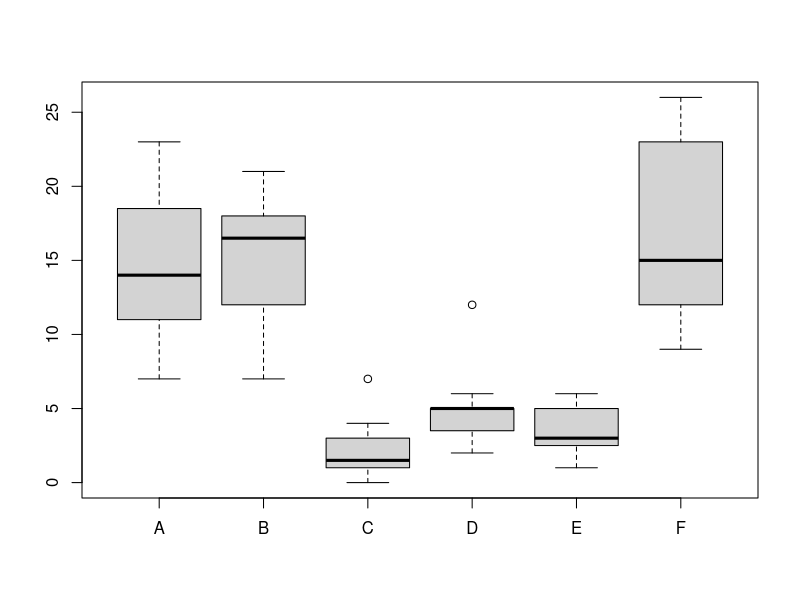
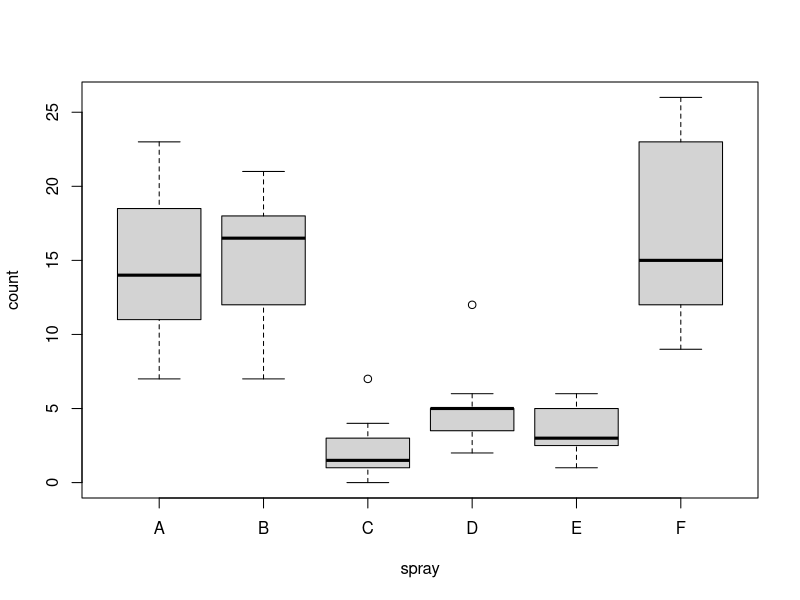

These charts were generated, in order, by the following R code: (Note: this script raises an error after producing the figures.)
head(InsectSprays)
a <- InsectSprays 

count <- a[,1]
spray <- a[,2]

boxplot(split(count,spray))

boxplot(count ~ spray)


library(dplyr)
install.packages("UsingR")
data(nym.2002, package ="UsingR")

head(nym.2002)
names(nym.2002)

gender <- nym.2002[,2]
time <- nym.2002[,5]



data1 <- filter(nym.2002,gender == "Female") %>% select(time) %>% unlist
data2 <- filter(nym.2002,gender == "Male") %>% select(time) %>% unlist

par(mfrow = c(1,3))
boxplot(time ~ gender)
hist(data1, main = "Female")
hist(data2, main = "Male")
mean(data1[,1])
mean(data2[,1])


mypar(1,3)
males <- filter(nym.2002, gender=="Male") %>% select(time) %>% unlist
females <- filter(nym.2002, gender=="Female") %>% select(time) %>% unlist
boxplot(females, males)
hist(females,xlim=c(range( nym.2002$time)))
hist(males,xlim=c(range( nym.2002$time)))
